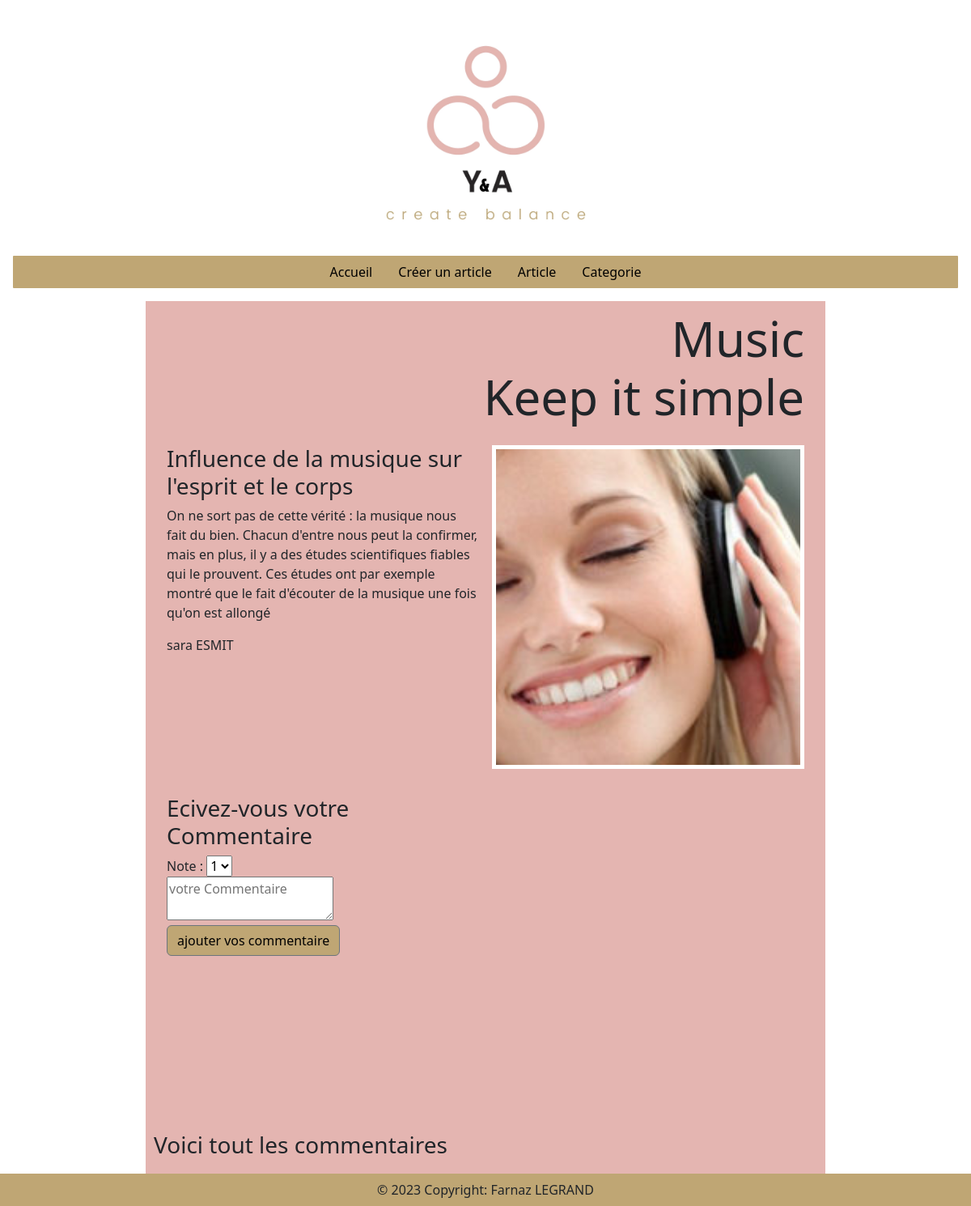
Screenshot of /article.php?id=1 with the database file from the repository.
### tables this page shows
CREATE TABLE
    article (
        id INT PRIMARY KEY AUTO_INCREMENT,
        titre VARCHAR(255) NOT NULL,
        picname varchar(50) NOT NULL,
        contenu TEXT,
        author VARCHAR(128) NOT NULL,
        datepub DATE,
        id_category INT,
        Foreign Key (id_category) REFERENCES category(id)
    );

### src/Repository/ArticleRepository.php (called while the page is built, shortened)
<?php
class ArticleRepository
{
    public function findById(int $id): ?Article
    {
        $connection = Database::getConnection();
        $query = $connection->prepare("SELECT * FROM article WHERE id=:id ");
        $query->bindValue(":id", $id);
        $query->execute();
        foreach ($query->fetchAll() as $item) {
            return new Article($item['titre'], $item['picname'], $item['contenu'], $item['author'], $item['id'], $item['datepub']);
        }
        return null;
    }
}

### src/Enity/Article.php (called while the page is built, shortened)
<?php
class Article
{
	private string $titre;
	private string $picname;
	private string $contenu;
	private string $author;
	public function __construct(string $titre, string $picname, string $contenuu, string $author, ?int $id = null, ?DateTime $datepub = null)
	{
		$this->titre = $titre;
		$this->picname = $picname;
		$this->contenu = $contenuu;
		$this->author = $author;
	}
	public function getTitre(): string
	{
		return $this->titre;
	}
	public function getContenu(): string
	{
		return $this->contenu;
	}
	public function getAuthor(): string
	{
		return $this->author;
	}
	public function getPicname(): string
	{
		return $this->picname;
	}
}

### Public/article.php (the view, shortened to what this page needs)
<?php
include "../include/Header.php";
$repository = new ArticleRepository();
$article = $repository->findById($_GET["id"]);
?>
<main>
    <section>
        <div id="Keepitsimpl" class="music">
            <h1>Music <br>Keep it simple</h1>
        </div>
        <div class="image-grid2">
            <div>
                <h3>
                    <?= $article->getTitre() ?>
                </h3>
                <p>
                    <?= $article->getContenu() ?>
                </p>
                <p>
                    <?= $article->getAuthor() ?>
                </p>
            </div>
            <div>
                <img src="../assets/img/<?= $article->getPicname() ?>" class="card-img-top" width="100%" height="100%">
            </div>
        </div>
        <div class="image-grid2">
            <form action="" method="POST" enctype="">
                <h3>Ecivez-vous votre Commentaire</h3>
                <div>
                    <label for="category">Note : </label>
                    <select name="category" id="category">
                        <option value="1">1</option>
                    </select>
                </div>
                <div>
                    <textarea placeholder="votre Commentaire"></textarea>
                </div>
                <div>
                    <button type="submit" name="submit" value="ok" class="btn btn-outline-secondary" style="background-color:  #BFA674; color:#000
            ;"> ajouter vos commentaire
                    </button>
            </form>
        </div>
        <h3>Voici tout les commentaires</h3>
    </section>
</main>
<?php
include('../include/footer.php');

### Public/assets/css/my_css.css (style rules this page uses)
html { font-family: 'Lucida Sans', 'Lucida Sans Regular', 'Lucida Grande', 'Lucida Sans Unicode', Geneva, Verdana, sans-serif; }
body { margin: 0; padding: 0; }
section { background-color: #E4B5B1; width: 70%; margin: 0 auto; padding: 10px; }
img { width: 100%; height: 100%; object-fit: cover; border: 5px solid #ffffff; }
section h1 { position: relative; z-index: 1; text-align: center; align-items: center; font-size: 30px; }
.image-grid2 { --gap: 16px; --num-cols: 2; --row-height: 400px; box-sizing: border-box; padding: var(--gap); display: grid; grid-template-columns: repeat(var(--num-cols), 1fr); grid-auto-rows: var(--row-height); gap: var(--gap); }
img { width: 100%; height: 100%; object-fit: cover; }
.music h1 { text-align: right; font-size: 60px; max-width: 67vw; }

### rows the page displays
article: titre "Influence de la musique sur l'esprit et le corps", contenu "On ne sort pas de cette vérité : la musique nous fait du bien. Chacun d'entre nous peut la confirmer, mais en plus, il y a des études scientifiques fiables qui le prouvent. Ces études ont par exemple montré que le fait d'écouter de la musique une fois qu'on est allongé", author "sara ESMIT", picname (picture)
